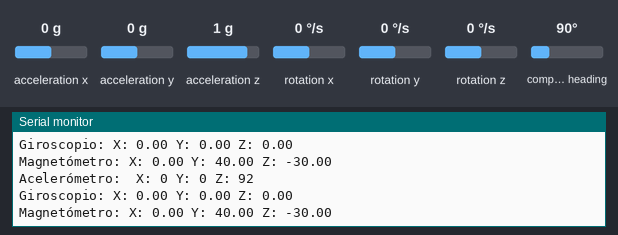
A sketch run on a simulated Arduino Nano 33 BLE. Parts: the last lines printed to the serial monitor. Inputs (shaded band) come from the test bench; at power-on: acceleration x 0 g, acceleration y 0 g, acceleration z 1 g, rotation x 0 °/s, rotation y 0 °/s, rotation z 0 °/s, compass heading 90°.

Above: at 1.3 s.
1.4 s: acceleration x set to -1.4 g
At 1.9 s:
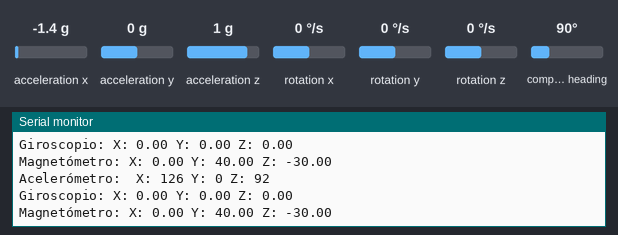
2.9 s: acceleration y set to -1.4 g
At 3.4 s:
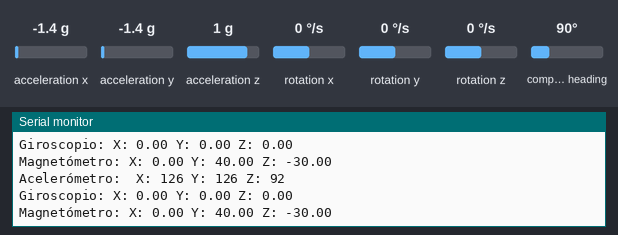
4.4 s: acceleration z set to 0.8 g
At 5.0 s:
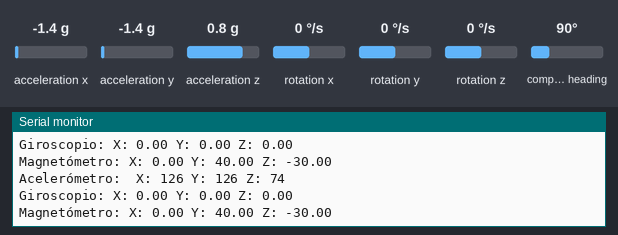
5.9 s: rotation x set to -192 °/s
At 6.5 s:
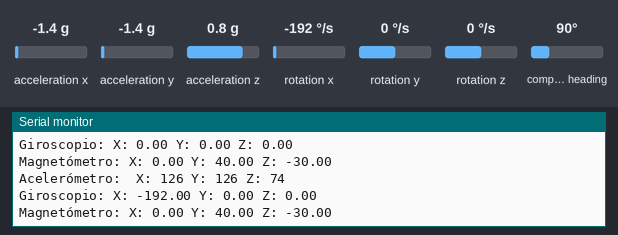
7.4 s: rotation y set to -192 °/s
At 8.0 s:
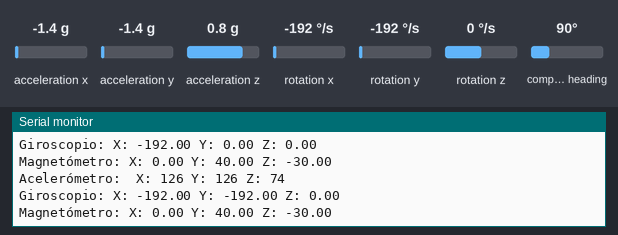

Measured:
- after the input at 1.4 s, the serial monitor: prints a new line after 0.11 s (image 1)
- after the input at 2.9 s, the serial monitor: prints a new line after 0.13 s (image 2)
- after the input at 4.4 s, the serial monitor: prints a new line after 0.14 s (image 3)
- after the input at 5.9 s, the serial monitor: prints a new line after 0.16 s (image 4)
- after the input at 7.4 s, the serial monitor: prints a new line after 0.17 s (image 5)

The sketch:

P1E6.ino
```cpp
#include <Arduino_LSM9DS1.h>

float x, y, z;
int gradosX = 0;
int gradosY = 0;
int gradosZ = 0;
int giroX = 0;
int giroY = 0;
int giroZ= 0;
int limitemayor = 30;
int limitemenor = -30;
int valx;
int valy;
int valz;

void setup() {
  Serial.begin(9600);
  while (!Serial);
  Serial.println("Iniciamos");

  if (!IMU.begin()) {
    Serial.println("¡Error al inicializar IMU!");
    while (1);
  }

  Serial.print("Frecuencia= ");
  Serial.print(IMU.accelerationSampleRate());
  Serial.println("Hz");
}

void loop()
{

// Acelerómetro.

  if (IMU.accelerationAvailable()) {
      IMU.readAcceleration(x, y, z);

  }

  if (x > 0.1) {
    x = 100 * x;
    gradosX = map(x, 0, 97, 0, 90);

  }
  if (x < -0.1) {
    x = 100 * x;
    gradosX = map(x, 0, -100, 0, 90);

  }
  if (y > 0.1) {
    y = 100 * y;
    gradosY = map(y, 0, 97, 0, 90);

  }
  if (y < -0.1) {
    y = 100 * y;
    gradosY = map(y, 0, -100, 0, 90);

  }
if (z > 0.1) {
    z = 100 * z;
    gradosZ = map(z, 0, 97, 0, 90);

  if (z < -0.1) {
    z = 100 * z;
    gradosZ = map(z, 0, -100, 0, 90);

  }

  Serial.print("Acelerómetro: ");
  Serial.print(" X: ");
  Serial.print(gradosX);
  Serial.print(" Y: ");
  Serial.print(gradosY);
  Serial.print(" Z: ");
  Serial.print(gradosZ);
  Serial.println();

  {
 // Giroscopio

  if (IMU.gyroscopeAvailable()) {
      IMU.readGyroscope(x, y, z);
  }

  if(x < limitemenor)
  {
    //Serial.print("Giroscopio: ");
    //Serial.println("X Derecha");

  }
    if(x > limitemayor)
  {
    //Serial.print("Giroscopio: ");
    //Serial.println("X Izquierda");

  }
  if(y > limitemayor)
  {
    //Serial.print("Giroscopio: ");
    //Serial.println("Y Frente");

  }
  if(y < limitemenor)
  {
    //Serial.print("Giroscopio: ");
    //Serial.println("Y Atrás ");

  }
  if(z < limitemenor)
  {
    //Serial.print("Giroscopio: ");
    //Serial.println("Z Derecha ");

  }
    if(z > limitemayor)
  {
    //Serial.print("Giroscopio: ");
    //Serial.println("Z Izquierda ");
    // delay(500);
  }

}
Serial.print("Giroscopio:");
  Serial.print(" X: ");
  Serial.print(x);
  Serial.print(" Y: ");
  Serial.print(y);
  Serial.print(" Z: ");
  Serial.print(z);
  Serial.println();

{
// Magnetómetro

if (IMU.magneticFieldAvailable()) {
    IMU.readMagneticField(x, y, z);

  {
  if(x < 0)
  {
    valx = -(x);
  }
  else{
    valx = x;
  }
 if(y < 0)
  {
    valy = -(y);
  }
  else{
    valy = y;
  }

if(z < 0)
  {
    valz = -(z);
  }
  else{
    valz = z;
  }
  }

  Serial.print("Magnetómetro:");
  Serial.print(" X: ");
  Serial.print(x);
  Serial.print(" Y: ");
  Serial.print(y);
  Serial.print(" Z: ");
  Serial.print(z);
  Serial.println();
  delay(500);
}

}
}
}
```
